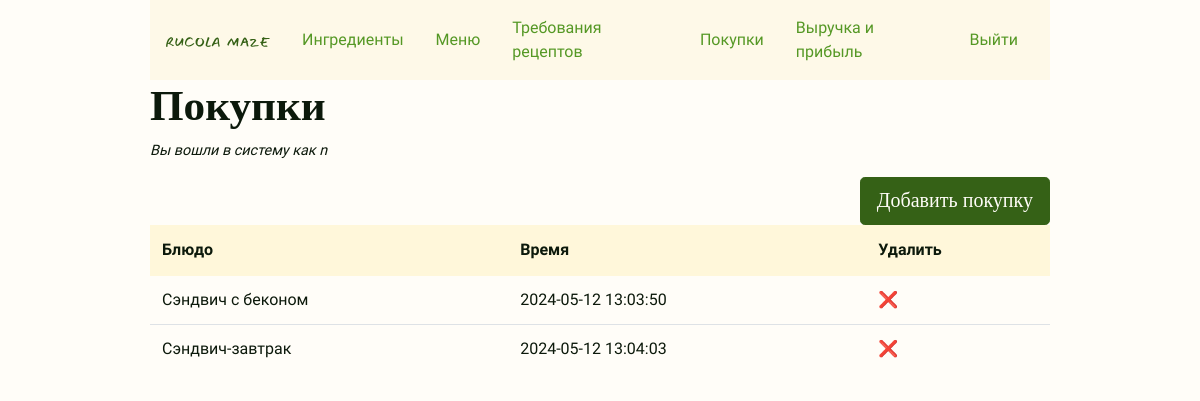
The page /purchases/ (signed in) on the database as committed earlier.
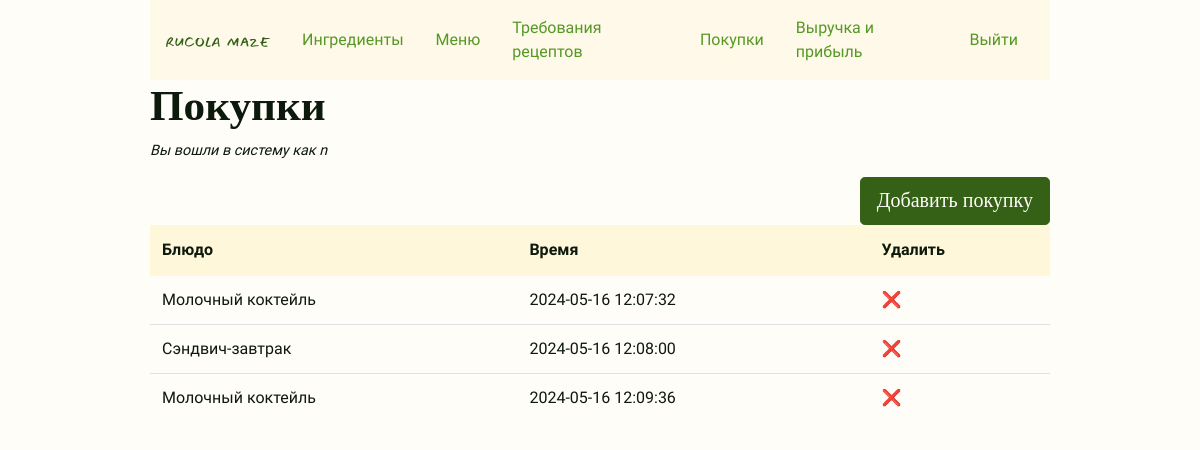
The same page on the database as committed later.
### rucola_maze/models.py (models this page shows, shortened)
class Purchase(db.Model):
    id = mapped_column(db.Integer, primary_key=True)
    menu_item_id = mapped_column(db.Integer, db.ForeignKey("menu_item.id"))
    time = mapped_column(db.DateTime(), default=datetime.utcnow, index=True)

class MenuItem(db.Model):
    id = mapped_column(db.Integer, primary_key=True)
    title = mapped_column(db.String(128), unique=True, index=True)
    price_dollars = mapped_column(db.Integer)
    price_cents = mapped_column(db.Integer, default=0)
    in_recipe_requirements = db.relationship(
        "RecipeRequirement",
        backref="menu_item",
        lazy="dynamic",
        cascade="all, delete, delete-orphan",
    )
    purchases = db.relationship(
        "Purchase",
        backref="menu_item",
        lazy="dynamic",
        cascade="all, delete, delete-orphan",
    )
    def __str__(self):
        return self.title

### rucola_maze/inventory.py (the view)
@bp.route("/purchases/")
@login_required
def purchases():
    purchases = Purchase.query.all()
    return render_template("inventory/purchases.html", purchases=purchases)

### rucola_maze/models.py (called while the page is built)
@login_manager.user_loader
def load_user(user_id):
    return User.query.get(int(user_id))

### rucola_maze/templates/inventory/purchases.html (shortened to what this page needs)
{% extends 'base.html' %}
{% block content %}
<div class="h1">
    <h1>Покупки</h1>
</div>
<p class="small-text">Вы вошли в систему как {{ current_user.username }}</p>
<div><a class="btn btn-primary btn-lg right" href="{{ url_for('inventory.purchase_new') }}" role="button">Добавить
        покупку</a>
</div>
<table class="table">
    <thead class="thead-light">
        <tr>
            <th>Блюдо</th>
            <th>Время</th>
            <th>Удалить</th>
        </tr>
    </thead>
    {% for purchase in purchases %}
    <tr>
        <td>{{ purchase.menu_item }}</td>
        <td>{{ purchase.time.strftime('%Y-%m-%d %H:%M:%S') }}</td>
        <td><a href="{{ url_for('inventory.purchase_delete', purchase_id = purchase.id) }}">❌</td>
    </tr>
    {% endfor %}
</table>
{% endblock %}

Rows that differ between the two databases and show on the page:
changed Purchase (number 1 of 3 on the later page): menu_item "Сэндвич с беконом" → "Молочный коктейль"; time "2024-05-12 13:03:50" → "2024-05-16 12:07:32"
changed Purchase "Сэндвич-завтрак": time "2024-05-12 13:04:03" → "2024-05-16 12:08:00"
added Purchase: menu_item "Молочный коктейль", time "2024-05-16 12:09:36"
